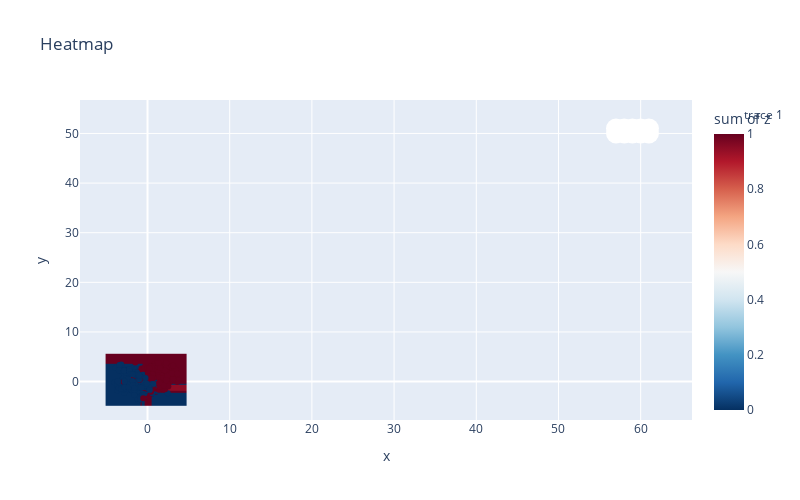

The code cell stored with this chart in its notebook:
### Code cell
plot_probabilities_2d(X, y, model)
plot_probabilities_2d_px(X, y, model)

### Figure 1 — Plotly figure (JSON) as saved in the notebook; plotly's stock layout.template omitted (floating-point values rounded to 4 significant figures; data arrays with more than 128 entries replaced by an {"elided": "..."} marker saying what was removed)
{"data": [{"coloraxis": "coloraxis", "histfunc": "sum", "hovertemplate": "x=%{x}<br>y=%{y}<br>sum of z=%{z}<extra></extra>", "name": "", "nbinsx": 98, "nbinsy": 104, "type": "histogram2d", "x": {"elided": "10192 float values"}, "xaxis": "x", "xbingroup": "x", "y": {"elided": "10192 float values"}, "yaxis": "y", "ybingroup": "y", "z": {"elided": "10192 float values"}}, {"line": {"color": "white", "width": 4}, "marker": {"size": 20}, "mode": "markers+lines", "type": "scatter", "x": [57, 57, 58, 58, 59, 59, 60, 60, 61, 61], "y": [50, 51, 50, 51, 50, 51, 50, 51, 50, 51]}, {"hovertemplate": "x=%{x}<br>y=%{y}<br>color=%{marker.color}<extra></extra>", "legendgroup": "", "marker": {"color": {"elided": "1000 int values"}, "coloraxis": "coloraxis", "symbol": "circle"}, "mode": "markers", "name": "", "orientation": "v", "showlegend": false, "type": "scatter", "x": {"elided": "1000 float values"}, "xaxis": "x", "y": {"elided": "1000 float values"}, "yaxis": "y"}], "layout": {"coloraxis": {"colorbar": {"title": {"text": "sum of z"}}, "colorscale": [[0, "rgb(5,48,97)"], [0.1, "rgb(33,102,172)"], [0.2, "rgb(67,147,195)"], [0.3, "rgb(146,197,222)"], [0.4, "rgb(209,229,240)"], [0.5, "rgb(247,247,247)"], [0.6, "rgb(253,219,199)"], [0.7, "rgb(244,165,130)"], [0.8, "rgb(214,96,77)"], [0.9, "rgb(178,24,43)"], [1, "rgb(103,0,31)"]]}, "height": 500, "legend": {"tracegroupgap": 0}, "title": {"text": "Heatmap"}, "width": 800, "xaxis": {"anchor": "y", "domain": [0, 1], "title": {"text": "x"}}, "yaxis": {"anchor": "x", "domain": [0, 1], "title": {"text": "y"}}}}
